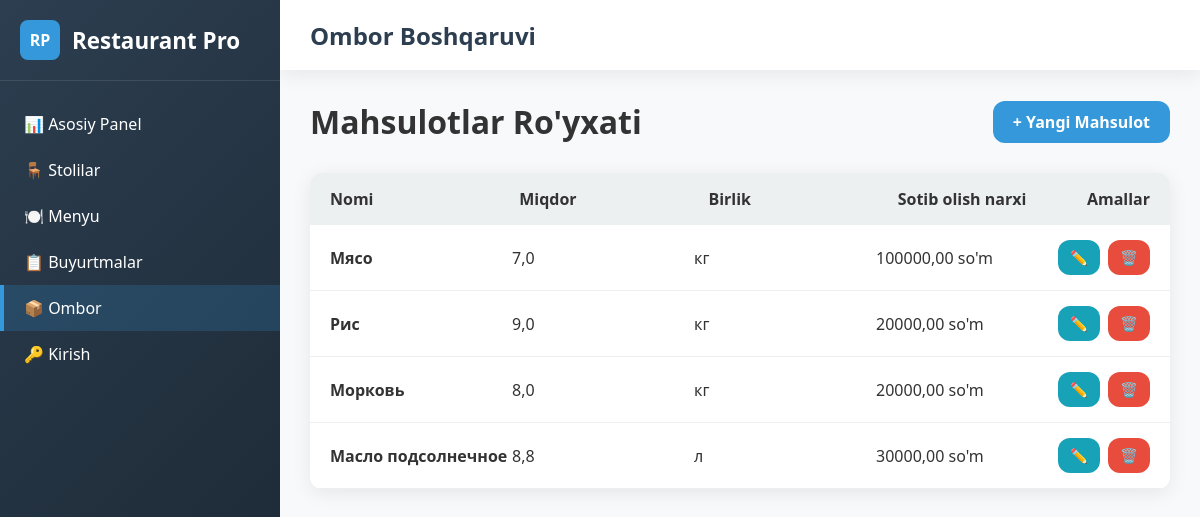
/stock/, run on the app's committed database.
### main/models.py (models this page shows, shortened)
class Product(models.Model):
    name = models.CharField(max_length=100)
    unit = models.CharField(max_length=20, choices=[
        ('kg', 'кг'), ('liters', 'л'), ('pieces', 'шт'), ('g', 'г')
    ])
    quantity = models.FloatField(default=0)
    reserved_quantity = models.FloatField(default=0)  # Новое поле для резервирования
    purchase_price = models.DecimalField(max_digits=10, decimal_places=2)
    def available_quantity(self):
        return max(0, self.quantity - self.reserved_quantity)

### main/views.py (the view)
# urls.py: path('stock/', product_list, name='stock'),
def product_list(request):
    products = Product.objects.all()
    return render(request, 'product_list.html', {'products': products})

### templates/product_list.html (shortened to what this page needs)
{% extends 'base.html' %}
{% block page_title %}Ombor Boshqaruvi{% endblock %}
{% block content %}
<div style="display: flex; justify-content: space-between; align-items: center; margin-bottom: 30px;">
    <h1>Mahsulotlar Ro'yxati</h1>
    <a href="{% url 'product_add' %}" class="btn btn-primary">+ Yangi Mahsulot</a>
</div>
<div class="table">
    <div class="table-header">
        <div>Nomi</div>
        <div>Miqdor</div>
        <div>Birlik</div>
        <div>Sotib olish narxi</div>
        <div>Amallar</div>
    </div>
    {% for product in products %}
    <div class="table-row">
        <div><strong>{{ product.name }}</strong></div>
        <div>
            <span {% if product.is_low_stock %}style="color: var(--danger); font-weight: 600;"{% endif %}>
                {{ product.available_quantity }}
            </span>
        </div>
        <div>{{ product.get_unit_display }}</div>
        <div>{{ product.purchase_price }} so'm</div>
        <div class="action-buttons">
            <a href="{% url 'product_edit' product.id %}" class="btn" style="background: var(--info); color: white; padding: 8px 12px; font-size: 0.9rem;">✏️</a>
            <a href="{% url 'product_delete' product.id %}" class="btn" style="background: var(--danger); color: white; padding: 8px 12px; font-size: 0.9rem;" onclick="return confirm('{{ product.name }} ni o\'chirmoqchimisiz?')">🗑️</a>
        </div>
    </div>
    {% empty %}
    <div class="table-row">
        <div colspan="5" style="text-align: center; padding: 40px; color: #666;">
            Hozircha mahsulotlar mavjud emas
        </div>
    </div>
    {% endfor %}
</div>
{% endblock %}

### templates/base.html (style rules this page uses)
:root { --primary: #2c3e50; --secondary: #3498db; --success: #27ae60; --danger: #e74c3c; --warning: #f39c12; --info: #17a2b8; --light: #ecf0f1; --dark: #34495e; --sidebar-width: 280px; --header-height: 70px; --border-radius: 12px; --shadow: 0 4px 20px rgba(0, 0, 0, 0.08); --transition: all 0.3s ease; }
* { margin: 0; padding: 0; box-sizing: border-box; font-family: 'Segoe UI', Tahoma, Geneva, Verdana, sans-serif; }
body { background-color: #f8f9fa; color: #333; display: flex; min-height: 100vh; }
.btn { padding: 10px 20px; border: none; border-radius: var(--border-radius); cursor: pointer; font-weight: 600; transition: var(--transition); display: inline-flex; align-items: center; gap: 8px; text-decoration: none; }
.btn-primary { background: var(--secondary); color: white; }
.table { background: white; border-radius: var(--border-radius); overflow: hidden; box-shadow: var(--shadow); width: 100%; }
.table-header { display: grid; grid-template-columns: 1fr 1fr 1fr 1fr auto; padding: 15px 20px; background: var(--light); font-weight: 600; }
.table-row { display: grid; grid-template-columns: 1fr 1fr 1fr 1fr auto; padding: 15px 20px; border-bottom: 1px solid #eee; align-items: center; }
.action-buttons { display: flex; gap: 8px; }

### data on the page
Product: name "Мясо", available_quantity "7,0", unit "кг", purchase_price "100000,00"
Product: name "Рис", available_quantity "9,0", unit "кг", purchase_price "20000,00"
Product: name "Морковь", available_quantity "8,0", unit "кг", purchase_price "20000,00"
Product: name "Масло подсолнечное", available_quantity "8,8", unit "л", purchase_price "30000,00"
